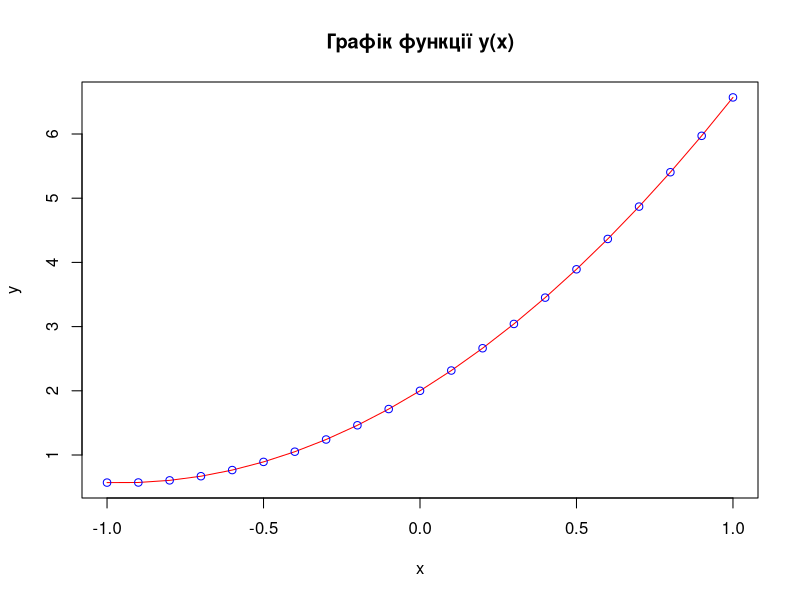
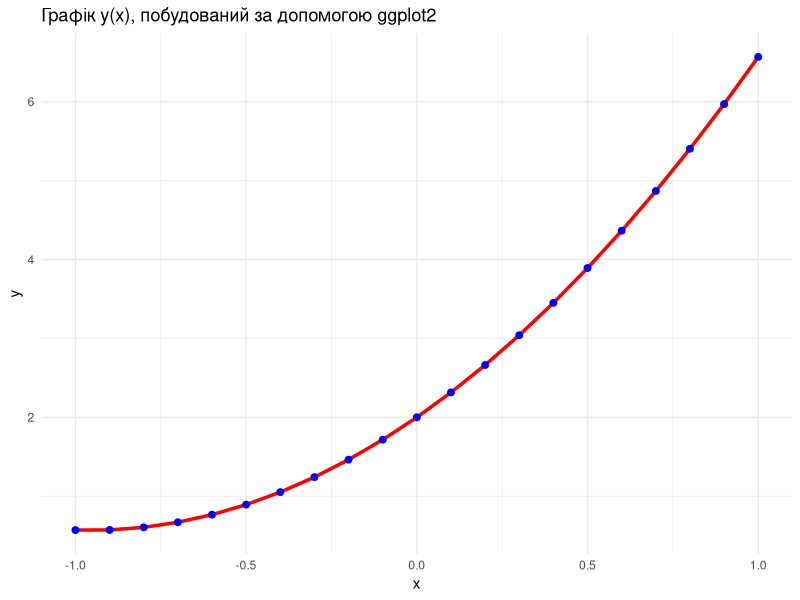

Generate these figures, in order, with R:
## ---- chunk 1
# Задаємо параметри функції
b0 <- 2
b1 <- 3
b2 <- 1.57

# Задаємо діапазон x
x <- seq(-1, 1, 0.1)

# Обчислення y(x)
y <- b0 + b1 * x + b2 * x^2

# Формуємо таблицю
df <- data.frame(x = x, y = y)

df


## ---- chunk 2
plot(
  x, y,
  type = "l",
  col = "red",
  main = "Графік функції y(x)",
  xlab = "x",
  ylab = "y"
)

points(x, y, col = "blue")
## ---- chunk 3
# Якщо пакет не встановлено:
# install.packages("rio")

library(rio)

# Створюємо папку data, якщо вона ще не існує
if(!dir.exists("data")) dir.create("data")

# Експортуємо таблицю у файл data.csv
export(df, "data/data.csv")

"Файл успішно збережено як data/data.csv"
## ---- chunk 4
library(rio)
library(knitr)

# Імпорт даних
df_new <- import("data/data.csv")

# Відображення таблиці
kable(
  head(df_new),
  caption = "Таблиця 1 — Фрагмент імпортованих даних"
)
## ---- chunk 5
# Якщо пакет ще не встановлено:
# install.packages("ggplot2")

library(ggplot2)

ggplot(df, aes(x, y)) +
  geom_line(color = "red", linewidth = 1.2) +
  geom_point(color = "blue", size = 2) +
  ggtitle("Графік y(x), побудований за допомогою ggplot2") +
  theme_minimal()
